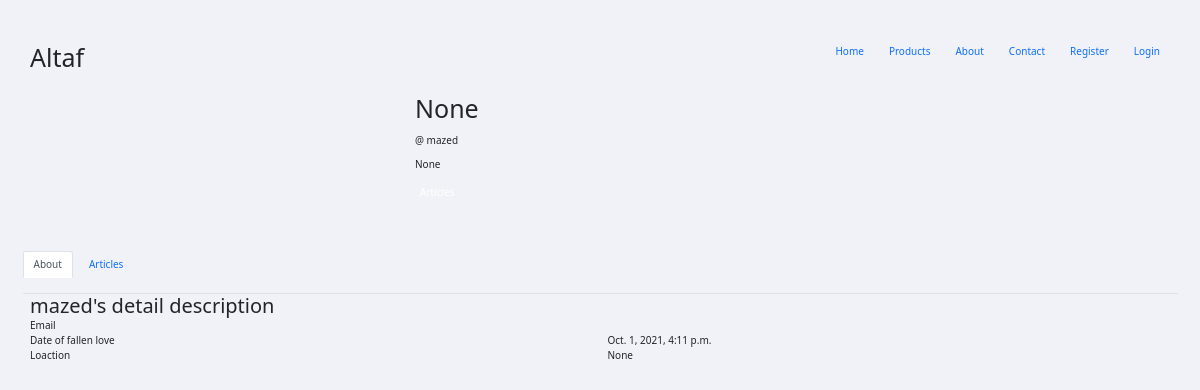
/account/2/, run on an earlier commit of the app's database.
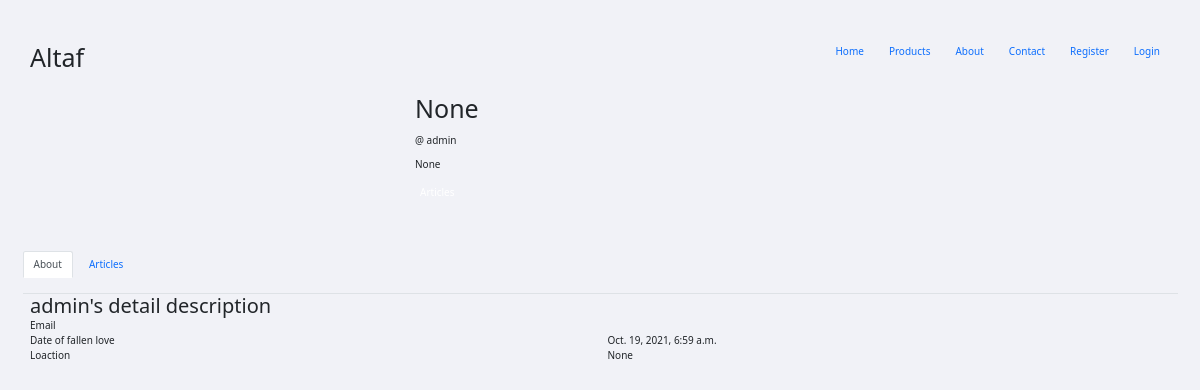
And on a later commit of the database.
### accounts/models.py (models this page shows, shortened)
class Profile(models.Model):
    user = models.OneToOneField(User, on_delete=models.CASCADE)
    profile_picture = models.ImageField(upload_to='profile_picture',default='man.png')
    bio=  models.CharField(max_length=300,null=True,blank=True)
    hide_email=  models.BooleanField(default=True)
    full_name=  models.CharField(max_length=30,null=True,blank=True)
    loaction=  models.CharField(max_length=100,null=True,blank=True)
    email= models.EmailField(max_length=60)
    date_joined	= models.DateTimeField(auto_now_add=True)

### accounts/views.py (the view)
# urls.py: path('<int:pk>/',ProfileDetailView.as_view(), name='my_profile'),
class ProfileDetailView(DetailView):
    model = Profile
    context_object_name = 'profiles'
    template_name = 'accounts/detailpage.html'
    def get_object(self,**kwargs):
        pk= self.kwargs.get('pk')
        view_profile = Profile.objects.get(pk=pk)
        return view_profile

### templates/accounts/detailpage.html (shortened to what this page needs)
{% extends 'base.html' %}
{% load crispy_forms_tags %}
{% block content %}
{% include 'products/navbar.html' %}
   <div class="container emp-profile">
            <div class="row ">
                <div class="col-md-4">
                    <div class="profile-img">
                    </div>
                </div>
                <div class="col-md-6 ">
                    <div class="profile-head">
                        <div class="profile-first">
                                <h1 class="mb-3">
                                    {{profiles.full_name}}
                                </h1>
                                  <p class="mb-3">@
                                    {{profiles.user}}
                                </p>
                                <h6 class="mb-3">
                                    {{profiles.bio}}
                                </h6>
                                <div class="ml-3 mb-5 w-100 ">
                                    <div class="p-2  d-flex justify-content-between rounded text-white stats ">
                                        <div class="d-flex flex-column"> <span class="articles">Articles</span>  </div>
                                    </div>
                                </div>
                            </div>
                    </div>
                </div>
            </div>
            <div class="row">
                <ul class="nav nav-tabs" id="myTab" role="tablist">
                <li class="nav-item" role="presentation">
                    <button class="nav-link active" id="home-tab" data-bs-toggle="tab" data-bs-target="#home" type="button" role="tab" aria-controls="home" aria-selected="true">About</button>
                </li>
                <li class="nav-item" role="presentation">
                    <button class="nav-link" id="profile-tab" data-bs-toggle="tab" data-bs-target="#profile" type="button" role="tab" aria-controls="profile" aria-selected="false">Articles</button>
                </li>
                </ul>
                <div class="col-md-12">
<div class="tab-content">
  <div class="tab-pane active" id="home" role="tabpanel" aria-labelledby="home-tab">
                    <div class=" profile-tab" >
                                <div class="row">
                                 <h2 class="profile-works">{{profiles.user}}'s detail description</h2>
                                        <div class="col-md-6">
                                         <label>Email</label>
                                        </div>
                                        <div class="col-md-6">
                                        </div>
                                    </div>
                                    <div class="row">
                                        <div class="col-md-6">
                                            <label>Date of fallen love</label>
                                        </div>
                                        <div class="col-md-6">
                                            <p> {{profiles.date_joined}} </p>
                                        </div>
                                    </div>
                                       <div class="row">
                                        <div class="col-md-6">
                                            <label>Loaction</label>
                                        </div>
                                        <div class="col-md-6">
                                            <p> {{profiles.loaction}} </p>
                                        </div>
                                    </div>
                        </div>
                            </div>
              </div>
            </div>
            </div>
    </div>
{% endblock %}

What changed in the data, as far as the page shows it:
changed Profile "None": user "mazed" → "admin"; date_joined "Oct. 1, 2021, 4:11 p.m." → "Oct. 19, 2021, 6:59 a.m."
